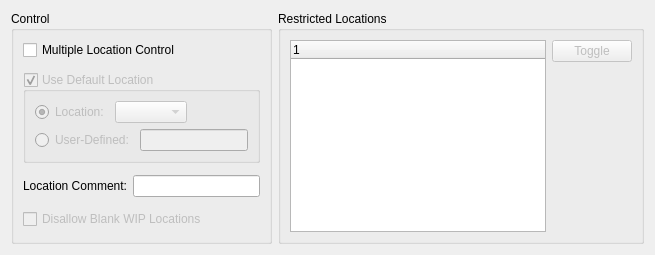
     <widget class="QWidget" name="_restrictedLocations">
      <attribute name="title">
       <string>&amp;Location</string>
      </attribute>
      <layout class="QGridLayout" name="gridLayout_16">
       <item row="0" column="0">
        <widget class="QGroupBox" name="_locationGroup">
         <property name="title">
          <string>Control</string>
         </property>
         <layout class="QGridLayout" name="gridLayout_11">
          <property name="verticalSpacing">
           <number>12</number>
          </property>
          <item row="0" column="0" colspan="2">
           <widget class="QCheckBox" name="_locationControl">
            <property name="enabled">
             <bool>true</bool>
            </property>
            <property name="text">
             <string>Multiple Location Control</string>
            </property>
           </widget>
          </item>
          <item row="1" column="0" colspan="2">
           <widget class="QGroupBox" name="_useDefaultLocation">
            <property name="enabled">
             <bool>false</bool>
            </property>
            <property name="sizePolicy">
             <sizepolicy hsizetype="Preferred" vsizetype="Fixed">
              <horstretch>0</horstretch>
              <verstretch>0</verstretch>
             </sizepolicy>
            </property>
            <property name="focusPolicy">
             <enum>Qt::TabFocus</enum>
            </property>
            <property name="title">
             <string>Use Default Location</string>
            </property>
            <property name="checkable">
             <bool>true</bool>
            </property>
            <layout class="QGridLayout" name="gridLayout_10">
             <item row="0" column="0">
              <widget class="QRadioButton" name="_location">
               <property name="text">
                <string>Location:</string>
               </property>
               <property name="checked">
                <bool>true</bool>
               </property>
              </widget>
             </item>
             <item row="0" column="1" colspan="2">
              <layout class="QHBoxLayout" name="horizontalLayout_5">
               <item>
                <widget class="XComboBox" name="_locations">
                 <property name="sizePolicy">
                  <sizepolicy hsizetype="Expanding" vsizetype="Fixed">
                   <horstretch>0</horstretch>
                   <verstretch>0</verstretch>
                  </sizepolicy>
                 </property>
                </widget>
               </item>
               <item>
                <spacer name="horizontalSpacer_4">
                 <property name="orientation">
                  <enum>Qt::Horizontal</enum>
                 </property>
                 <property name="sizeHint" stdset="0">
                  <size>
                   <width>0</width>
                   <height>20</height>
                  </size>
                 </property>
                </spacer>
               </item>
              </layout>
             </item>
             <item row="1" column="0" colspan="2">
              <widget class="QRadioButton" name="_miscLocation">
               <property name="text">
                <string>User-Defined:</string>
               </property>
              </widget>
             </item>
             <item row="1" column="2">
              <layout class="QHBoxLayout" name="horizontalLayout_4">
               <item>
                <widget class="XLineEdit" name="_miscLocationName">
                 <property name="enabled">
                  <bool>false</bool>
                 </property>
                </widget>
               </item>
               <item>
                <spacer name="horizontalSpacer_5">
                 <property name="orientation">
                  <enum>Qt::Horizontal</enum>
                 </property>
                 <property name="sizeHint" stdset="0">
                  <size>
                   <width>0</width>
                   <height>20</height>
                  </size>
                 </property>
                </spacer>
               </item>
              </layout>
             </item>
            </layout>
           </widget>
          </item>
          <item row="2" column="0">
           <widget class="QLabel" name="_locationCommentLit">
            <property name="text">
             <string>Location Comment:</string>
            </property>
            <property name="alignment">
             <set>Qt::AlignRight|Qt::AlignTrailing|Qt::AlignVCenter</set>
            </property>
           </widget>
          </item>
          <item row="2" column="1">
           <widget class="XLineEdit" name="_locationComments"/>
          </item>
          <item row="3" column="0" colspan="2">
           <widget class="QCheckBox" name="_disallowBlankWIP">
            <property name="enabled">
             <bool>false</bool>
            </property>
            <property name="text">
             <string>Disallow Blank WIP Locations</string>
            </property>
           </widget>
          </item>
          <item row="4" column="0" colspan="2">
           <spacer>
            <property name="orientation">
             <enum>Qt::Vertical</enum>
            </property>
            <property name="sizeHint" stdset="0">
             <size>
              <width>20</width>
              <height>0</height>
             </size>
            </property>
           </spacer>
          </item>
         </layout>
        </widget>
       </item>
       <item row="0" column="1">
        <widget class="QGroupBox" name="groupBox_2">
         <property name="title">
          <string>Restricted Locations</string>
         </property>
         <layout class="QGridLayout" name="gridLayout_17">
          <item row="0" column="0">
           <layout class="QGridLayout" name="gridLayout_13">
            <item row="0" column="0">
             <widget class="XTreeWidget" name="_restricted">
              <property name="focusPolicy">
               <enum>Qt::ClickFocus</enum>
              </property>
             </widget>
            </item>
            <item row="0" column="1">
             <layout class="QVBoxLayout" name="verticalLayout">
              <item>
               <widget class="QPushButton" name="_toggleRestricted">
                <property name="enabled">
                 <bool>false</bool>
                </property>
                <property name="text">
                 <string>Toggle</string>
                </property>
               </widget>
              </item>
              <item>
               <spacer>
                <property name="orientation">
                 <enum>Qt::Vertical</enum>
                </property>
                <property name="sizeType">
                 <enum>QSizePolicy::Expanding</enum>
                </property>
                <property name="sizeHint" stdset="0">
                 <size>
                  <width>20</width>
                  <height>20</height>
                 </size>
                </property>
               </spacer>
              </item>
             </layout>
            </item>
           </layout>
          </item>
         </layout>
        </widget>
       </item>
      </layout>
     </widget>
